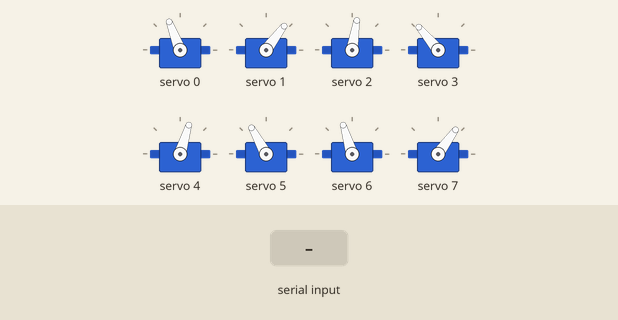
The sketch below on a simulated ESP32. Shown: 8 × servo. The test bench sets the inputs (shaded band). What the sketch prints to the serial monitor is not drawn.

Above: at 12.2 s.
12.3 s: "2" received over Serial
At 13.19 s:
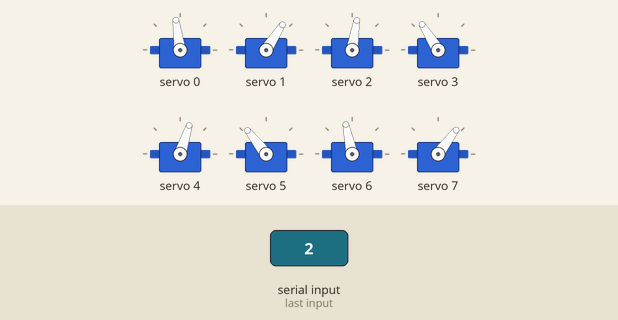
15.3 s: "1" received over Serial
18.3 s: "0" received over Serial
At 18.3 s:
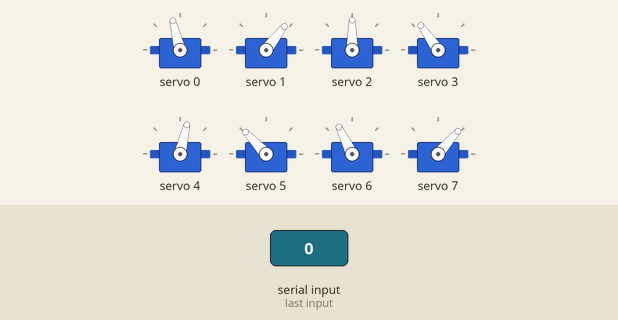
Timing chart, 0 to 21.3 s (numbered marks = the images above; inputs shaded):
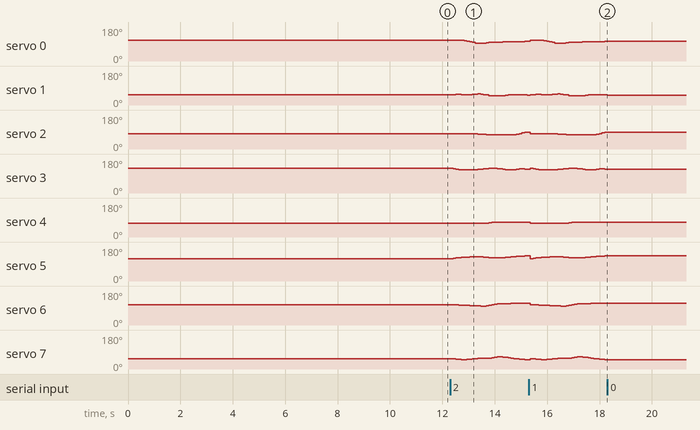

The sketch:

3D_SS_26.ino
```cpp
// HOW TO:
// ------------------------------
// Serial input = 2 -> Steps through gait sequence once and stops at the end.
// Serial input = 1 -> Steps through gait sequence in a loop.
// Serial input = 0 -> Stops infinite loop at the node where it is at that moment

//Gait template
#include <Wire.h>
#include <Adafruit_PWMServoDriver.h>

Adafruit_PWMServoDriver pca9685 = Adafruit_PWMServoDriver();

#define SERVO_FREQ 300
#define SER0 0 //Hip 1
#define SER1 1 //Knee 1
#define SER2 2 //Hip 2
#define SER3 3 //Knee 2
#define SER4 4 //Hip 3
#define SER5 5 //Knee 3
#define SER6 6 //Hip 4
#define SER7 7 //Knee 4


// Insert servo angles here:
// For 3D gaits, these angles are obtained from linearisation.py
// For 2D gaits, these angles are obtained from 2D_trajectory_reader.py
float SS_servo0[] = {-4.25626846e-01, -4.23178395e-01, -4.22895340e-01, -4.27502949e-01, -4.16434979e-01, -3.64078185e-01, -2.83403827e-01, -2.01192995e-01, -1.21258401e-01, -4.15916075e-02,  1.35140971e-02,  3.11913023e-04, -3.79133188e-02, -7.45144941e-02, -1.08258574e-01, -1.35385843e-01, -1.49083939e-01, -1.61728424e-01, -1.73201895e-01, -1.82177899e-01, -1.89671739e-01, -1.95462760e-01, -2.02328829e-01, -2.08969787e-01, -2.15482408e-01, -2.22140694e-01, -2.31698510e-01, -2.44579330e-01, -2.61784734e-01, -2.81910947e-01, -3.04578387e-01, -3.27689837e-01, -3.49920053e-01, -3.72094758e-01, -3.96054939e-01, -4.17332246e-01, -4.26348803e-01, -4.31067648e-01, -4.31575275e-01, -4.26444017e-01};
float SS_servo1[] = {0.8471466 , 0.81124389, 0.76423013, 0.75017519, 0.78709524, 0.8186485 , 0.80483994, 0.77977752, 0.74767161, 0.70739123, 0.67632109, 0.69863951, 0.77154791, 0.84487524, 0.90498056, 0.94881451, 0.96642529, 0.9585046 , 0.93415994, 0.90596854, 0.87783212, 0.84915259, 0.82698042, 0.81296257, 0.8097273 , 0.81626493, 0.82630724, 0.84004821, 0.85904588, 0.87948659, 0.9036269 , 0.92887431, 0.95178725, 0.97216559, 0.9898421 , 1.0056459 , 1.00414069, 0.97182115, 0.9226964 , 0.86493795};
float SS_servo2[] = {-0.32962506, -0.32959948, -0.32687139, -0.32378244, -0.32291966, -0.32103141, -0.31965947, -0.32460546, -0.33586566, -0.35093036, -0.37150594, -0.39765401, -0.42270597, -0.44480566, -0.46685042, -0.48063201, -0.48148765, -0.47976723, -0.47769126, -0.47466743, -0.47114171, -0.47164173, -0.46843593, -0.44148569, -0.3899241 , -0.30908059, -0.22315731, -0.15914826, -0.12482612, -0.11058023, -0.10768122, -0.12571329, -0.16483578, -0.20984059, -0.24941665, -0.27861579, -0.29410537, -0.31103323, -0.32385104, -0.3274721 };
float SS_servo3[] = {0.83051324, 0.7974535 , 0.7439029 , 0.69419614, 0.66017106, 0.63664468, 0.62192549, 0.62422443, 0.64176619, 0.67064436, 0.70938815, 0.74726837, 0.78214234, 0.81265538, 0.83708019, 0.84938548, 0.84382979, 0.8132115 , 0.7695613 , 0.72583395, 0.68399009, 0.65056061, 0.6412556 , 0.66782977, 0.73475489, 0.79013861, 0.77929022, 0.74640802, 0.70694532, 0.6669381 , 0.6490912 , 0.67047249, 0.73385805, 0.80721271, 0.86438736, 0.90051278, 0.9104097 , 0.90477342, 0.8829623 , 0.84274462};
float SS_servo4[] = {0.49274766, 0.48850199, 0.4874647 , 0.48540626, 0.4860339 , 0.49001622, 0.49509556, 0.50029276, 0.50616281, 0.51109041, 0.50686561, 0.49443798, 0.47519307, 0.45617248, 0.43490647, 0.41860223, 0.41433347, 0.40294543, 0.38978759, 0.38264636, 0.37888421, 0.3748339 , 0.37463155, 0.37577852, 0.38126671, 0.39149205, 0.39759814, 0.39859525, 0.39439486, 0.38282842, 0.35997851, 0.330426  , 0.30583879, 0.30561174, 0.33550621, 0.39401752, 0.47785353, 0.51905711, 0.51514618, 0.49635952};
float SS_servo5[] = {-0.78244111, -0.80347973, -0.84676133, -0.88500181, -0.91729601, -0.94269603, -0.9628209 , -0.97951015, -0.99439348, -1.00170442, -0.99576261, -0.98352754, -0.96200936, -0.93346382, -0.90091573, -0.87393113, -0.86892985, -0.86997343, -0.88247418, -0.90603084, -0.93370925, -0.96121441, -0.99310481, -1.02028647, -1.0451351 , -1.0707144 , -1.09089952, -1.10493683, -1.11150805, -1.10609988, -1.08348951, -1.04198082, -1.00724126, -1.00035543, -0.99437156, -0.94359131, -0.8526949 , -0.79399827, -0.78497865, -0.77681312};
float SS_servo6[] = {0.29739686, 0.29164631, 0.28573378, 0.276021  , 0.26556066, 0.2555885 , 0.24531196, 0.23405701, 0.22107042, 0.20588386, 0.18702157, 0.16642621, 0.16446723, 0.19597849, 0.24568803, 0.30356031, 0.37890513, 0.41008553, 0.40937997, 0.41683342, 0.42883107, 0.44049257, 0.45469381, 0.4662952 , 0.47597875, 0.48637063, 0.49412207, 0.49998498, 0.5040872 , 0.50458455, 0.49901471, 0.48351711, 0.45877947, 0.43017463, 0.40088895, 0.37532527, 0.35881524, 0.33866486, 0.31945158, 0.3014556 };
float SS_servo7[] = {-0.77459708, -0.79399373, -0.82930678, -0.85351072, -0.86549804, -0.86470088, -0.85468737, -0.83810627, -0.81421091, -0.77879005, -0.73284594, -0.69317963, -0.69227505, -0.72580095, -0.73111614, -0.66660062, -0.57130676, -0.51188357, -0.53147969, -0.57338446, -0.62442292, -0.67903838, -0.73642675, -0.78158495, -0.81168765, -0.83278437, -0.85321178, -0.87513761, -0.8981638 , -0.91741905, -0.92560982, -0.91623305, -0.89239631, -0.86030905, -0.82308982, -0.78587283, -0.76470228, -0.75836541, -0.76150105, -0.76663188};

int node=0;
int first=0;
int input=0;
int end_time=0;
int time_step=100000;
int steps = sizeof(SS_servo0)/sizeof(SS_servo0[0]);
int one_print = 0;

// -------------------Joint configurations-------------------
int servo0=0;
int servo0_deg=0;
int servo1=0;
int servo1_deg=0;
int servo2=0;
int servo2_deg=0;
int servo3=0;
int servo3_deg=0;
int servo4=0;
int servo4_deg=0;
int servo5=0;
int servo5_deg=0;
int servo6=0;
int servo6_deg=0;
int servo7=0;
int servo7_deg=0;

void setup() {
  Serial.begin(115200);
  pca9685.begin();

  pca9685.setOscillatorFrequency(27000000); //Value between 24MHz and 27MHz, tuned for this setup
  pca9685.setPWMFreq(SERVO_FREQ);
  delay (1000);

  servo0_deg=SS_servo0[0]/3.14159265*180;
  servo0=map(servo0_deg,-38,90,2200,1030);
  servo1_deg=SS_servo1[0]/3.14159265*180;
  servo1=map(servo1_deg,-90,90,2600,950);
  servo2_deg=SS_servo2[0]/3.14159265*180;
  servo2=map(servo2_deg,-38,90,1510,2730);
  servo3_deg=SS_servo3[0]/3.14159265*180;
  servo3=map(servo3_deg,-90,90,1100,2700);
  servo4_deg=SS_servo4[0]/3.14159265*180;
  servo4=map(servo4_deg,-90,38,2700,1500);
  servo5_deg=SS_servo5[0]/3.14159265*180;
  servo5=map(servo5_deg,-90,90,2600,930);
  servo6_deg=SS_servo6[0]/3.14159265*180;
  servo6=map(servo6_deg,-90,38,850,2250);
  servo7_deg=SS_servo7[0]/3.14159265*180;
  servo7=map(servo7_deg,-90,90,920,2620);

  pca9685.setPWM(SER0,0,servo0);
  pca9685.setPWM(SER1,0,servo1);
  pca9685.setPWM(SER2,0,servo2);
  pca9685.setPWM(SER3,0,servo3);
  pca9685.setPWM(SER4,0,servo4);
  pca9685.setPWM(SER5,0,servo5);
  pca9685.setPWM(SER6,0,servo6);
  pca9685.setPWM(SER7,0,servo7);

  Serial.print("Node:");
  Serial.println(node);
  Serial.print("servo0 -> rads:");
  Serial.print(SS_servo0[node]);
  Serial.print("        deg:");
  Serial.print(servo0_deg);
  Serial.print("        us:");
  Serial.println(servo0);
  Serial.print("servo1 -> rads:");
  Serial.print(SS_servo1[node]);
  Serial.print("        deg:");
  Serial.print(servo1_deg);
  Serial.print("        us:");
  Serial.println(servo1);
  Serial.print("servo2 -> rads:");
  Serial.print(SS_servo2[node]);
  Serial.print("        deg:");
  Serial.print(servo2_deg);
  Serial.print("        us:");
  Serial.println(servo2);
  Serial.print("servo3 -> rads:");
  Serial.print(SS_servo3[node]);
  Serial.print("        deg:");
  Serial.print(servo3_deg);
  Serial.print("        us:");
  Serial.println(servo3);
  Serial.print("servo4 -> rads:");
  Serial.print(SS_servo4[node]);
  Serial.print("        deg:");
  Serial.print(servo4_deg);
  Serial.print("        us:");
  Serial.println(servo4);
  Serial.print("servo5 -> rads:");
  Serial.print(SS_servo5[node]);
  Serial.print("        deg:");
  Serial.print(servo5_deg);
  Serial.print("        us:");
  Serial.println(servo5);
  Serial.print("servo6 -> rads:");
  Serial.print(SS_servo6[node]);
  Serial.print("        deg:");
  Serial.print(servo6_deg);
  Serial.print("        us:");
  Serial.println(servo6);
  Serial.print("servo7 -> rads:");
  Serial.print(SS_servo7[node]);
  Serial.print("        deg:");
  Serial.print(servo7_deg);
  Serial.print("        us:");
  Serial.println(servo7);

  Serial.println("10");
  delay(1000);
  Serial.println("9");
  delay(1000);
  Serial.println("8");
  delay(1000);
  Serial.println("7");
  delay(1000);
  Serial.println("6");
  delay(1000);
  Serial.println("5");
  delay(1000);
  Serial.println("4");
  delay(1000);
  Serial.println("3");
  delay(1000);
  Serial.println("2");
  delay(1000);
  Serial.println("1");
  delay(1000);

}

void loop()
{
  if(Serial.available()>0)
  {
    first=Serial.read();
    if(first=='2')
    {
      input=2;
      node=0;
      one_print=1;
    }
    if(first=='1')
    {
      input=1;
      node=0;
      one_print=1;
    }
    if(first=='0')
    {
      input=0;
    }
  }
  if(input==1 or input==2)
  {
      if(esp_timer_get_time()>=end_time)
      {
        servo0_deg=SS_servo0[node]/3.14159265*180;
        servo0=map(servo0_deg,-38,90,2200,1030);
        servo1_deg=SS_servo1[node]/3.14159265*180;
        servo1=map(servo1_deg,-90,90,2600,950);
        servo2_deg=SS_servo2[node]/3.14159265*180;
        servo2=map(servo2_deg,-38,90,1510,2730);
        servo3_deg=SS_servo3[node]/3.14159265*180;
        servo3=map(servo3_deg,-90,90,1100,2700);
        servo4_deg=SS_servo4[node]/3.14159265*180;
        servo4=map(servo4_deg,-90,38,2700,1500);
        servo5_deg=SS_servo5[node]/3.14159265*180;
        servo5=map(servo5_deg,-90,90,2600,930);
        servo6_deg=SS_servo6[node]/3.14159265*180;
        servo6=map(servo6_deg,-90,38,850,2250);
        servo7_deg=SS_servo7[node]/3.14159265*180;
        servo7=map(servo7_deg,-90,90,920,2620);

        pca9685.setPWM(SER0,0,servo0);
        pca9685.setPWM(SER1,0,servo1);
        pca9685.setPWM(SER2,0,servo2);
        pca9685.setPWM(SER3,0,servo3);
        pca9685.setPWM(SER4,0,servo4);
        pca9685.setPWM(SER5,0,servo5);
        pca9685.setPWM(SER6,0,servo6);
        pca9685.setPWM(SER7,0,servo7);

        node+=1;
        if(node>=steps and input==1)
        {
          Serial.print("Input:");
          Serial.println(input);
          node=0;
        }
        if(node>=steps and input==2)
        {
          Serial.print("Input:");
          Serial.println(input);
          input=0;
        }
         end_time=esp_timer_get_time()+time_step;
      }
   }

  if(input == 0)
  {
        pca9685.setPWM(SER0,0,servo0);
        pca9685.setPWM(SER1,0,servo1);
        pca9685.setPWM(SER2,0,servo2);
        pca9685.setPWM(SER3,0,servo3);
        pca9685.setPWM(SER4,0,servo4);
        pca9685.setPWM(SER5,0,servo5);
        pca9685.setPWM(SER6,0,servo6);
        pca9685.setPWM(SER7,0,servo7);

        if(one_print==1)
        {
          Serial.print("Input:");
          Serial.println(input);
          Serial.print("Node:");
          Serial.println(node);
          Serial.print("servo0 -> rads:");
          Serial.print(SS_servo0[node]);
          Serial.print("        deg:");
          Serial.print(servo0_deg);
          Serial.print("        us:");
          Serial.println(servo0);
          Serial.print("servo1 -> rads:");
          Serial.print(SS_servo1[node]);
          Serial.print("        deg:");
          Serial.print(servo1_deg);
          Serial.print("        us:");
          Serial.println(servo1);
          Serial.print("servo2 -> rads:");
          Serial.print(SS_servo2[node]);
          Serial.print("        deg:");
          Serial.print(servo2_deg);
          Serial.print("        us:");
          Serial.println(servo2);
          Serial.print("servo3 -> rads:");
          Serial.print(SS_servo3[node]);
          Serial.print("        deg:");
          Serial.print(servo3_deg);
          Serial.print("        us:");
          Serial.println(servo3);
          Serial.print("servo4 -> rads:");
          Serial.print(SS_servo4[node]);
          Serial.print("        deg:");
          Serial.print(servo4_deg);
          Serial.print("        us:");
          Serial.println(servo4);
          Serial.print("servo5 -> rads:");
          Serial.print(SS_servo5[node]);
          Serial.print("        deg:");
          Serial.print(servo5_deg);
          Serial.print("        us:");
          Serial.println(servo5);
          Serial.print("servo6 -> rads:");
          Serial.print(SS_servo6[node]);
          Serial.print("        deg:");
          Serial.print(servo6_deg);
          Serial.print("        us:");
          Serial.println(servo6);
          Serial.print("servo7 -> rads:");
          Serial.print(SS_servo7[node]);
          Serial.print("        deg:");
          Serial.print(servo7_deg);
          Serial.print("        us:");
          Serial.println(servo7);
          one_print=0;
        }

  }
}
```

Measured:
- after the input at 12.3 s, servo 0: 111° → 110° after 0.42 s, → 108° 0.11 s later, → 105° 0.11 s later, → 101° 0.11 s later, … (16 changes in this stretch); servo 1: 53° → 54° after 0.11 s, → 56° 0.11 s later, → 57° 0.11 s later, → 55° 0.11 s later, … (21 changes in this stretch)
- after the input at 18.3 s, servo 0: stops changing and stays 104°; servo 1: stops changing and stays 52°; servo 2: stops changing and stays 90°; servo 3: stops changing and stays 125°; servo 4: stops changing and stays 77°
